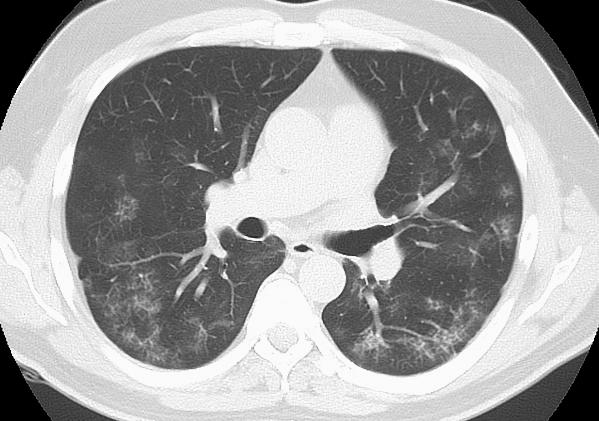
#> input picture in/ex-covid-ct.jpg, 599 x 421 px; its folder holds only this picture in this run
$ python -i data_utils.py   (imports and definitions only)   (older library calls are emulated)
#> lines starting #> are read from the running program, lines starting #| are printed output that depends on the picture; after the words box and inside, x2 and y2 are one past the last pixel; in counts of white or black regions, pixels touching at a corner belong together
#> further down, picture is the input picture: shape (421, 599, 3); min 0, max 255, mean 159.6
import glob
import itertools
import os

import cv2
import numpy as np


def hu_to_uint8(hu_images, window_width, window_center):
    """Converts HU images to uint8 images"""
    images = (hu_images.astype(np.float) - window_center +
              window_width / 2) / window_width
    uint8_images = np.uint8(255.0 * np.clip(images, 0.0, 1.0))
    return uint8_images


def ensure_uint8(data, window_width=1500, window_center=-600):
    """Converts non-uint8 data to uint8 and applies window level to HU data"""
    if data.dtype != np.uint8:
        if data.ptp() > 255:
            # Assume HU
            data = hu_to_uint8(data, window_width, window_center)
        data = data.astype(np.uint8)
    return data


def find_contours(binary_image):
    """Helper function for finding contours"""
    return cv2.findContours(binary_image, cv2.RETR_CCOMP,
                            cv2.CHAIN_APPROX_SIMPLE)[0]


def body_contour(binary_image):
    """Helper function to get body contour"""
    contours = find_contours(binary_image)
    areas = [cv2.contourArea(cnt) for cnt in contours]
    body_idx = np.argmax(areas)
    return contours[body_idx]


def auto_body_crop(image, scale=1.0):
    """Roughly crop an image to the body region"""
#> called with scale = 1
    # Create initial binary image
    filt_image = cv2.GaussianBlur(image, (5, 5), 0)
    thresh = cv2.threshold(filt_image[filt_image > 0], 0, 255,
                           cv2.THRESH_BINARY + cv2.THRESH_OTSU)[0]
#> thresh = 157
    bin_image = np.uint8(filt_image > thresh)
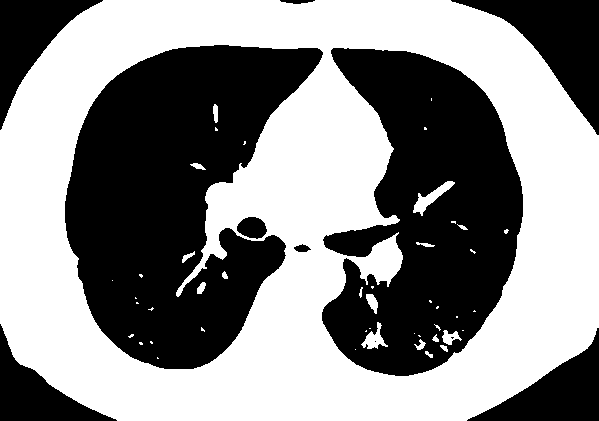
#> bin_image: shape (421, 599, 3); values 0 (black) and 1 (white), 54% white; 11 black regions (2 under 20 px), largest, box (x1, y1, x2, y2) and area: (65, 45, 323, 369) 51935, (322, 48, 523, 376) 41686, (451, 0, 599, 135) 7432
    erode_kernel = np.ones((7, 7), dtype=np.uint8)
    bin_image = cv2.erode(bin_image, erode_kernel)
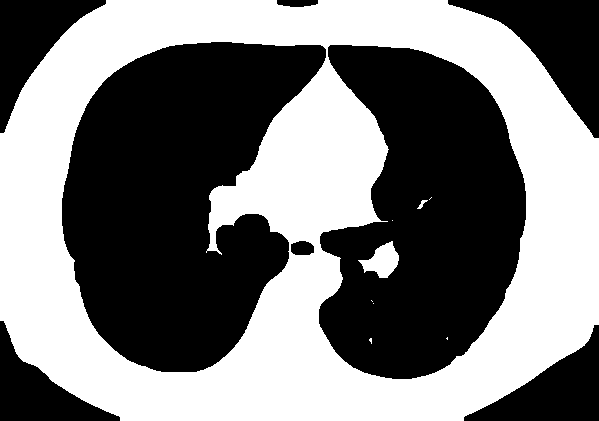
#> bin_image: shape (421, 599, 3); values 0 (black) and 1 (white), 48.3% white; 9 white regions (6 under 20 px), largest, box (x1, y1, x2, y2) and area: (0, 0, 599, 421) 121018, (358, 241, 399, 278) 820, (417, 200, 428, 209) 38

    # Find body contour
    body_cont = body_contour(bin_image).squeeze()

    # Get bbox
    xmin = body_cont[:, 0].min()
    xmax = body_cont[:, 0].max() + 1
    ymin = body_cont[:, 1].min()
    ymax = body_cont[:, 1].max() + 1

    # Scale to final bbox
    if scale > 0 and scale != 1.0:
        center = ((xmax + xmin) / 2, (ymin + ymax) / 2)
        width = scale * (xmax - xmin + 1)
        height = scale * (ymax - ymin + 1)
        xmin = int(center[0] - width / 2)
        xmax = int(center[0] + width / 2)
        ymin = int(center[1] - height / 2)
        ymax = int(center[1] + height / 2)

    return image[ymin:ymax, xmin:xmax], (xmin, ymin, xmax, ymax)


def multi_ext_file_iter(directory, extensions):
    """Creates a multi-extension file iterator"""
    patterns = ['*.' + ext.lower() for ext in extensions]
    return itertools.chain.from_iterable(
        glob.iglob(os.path.join(directory, pat)) for pat in patterns)

>>> import cv2
>>> picture = cv2.imread('../in/ex-covid-ct.jpg')
#> (the run stopped early here; a loop or call above may not have finished)
